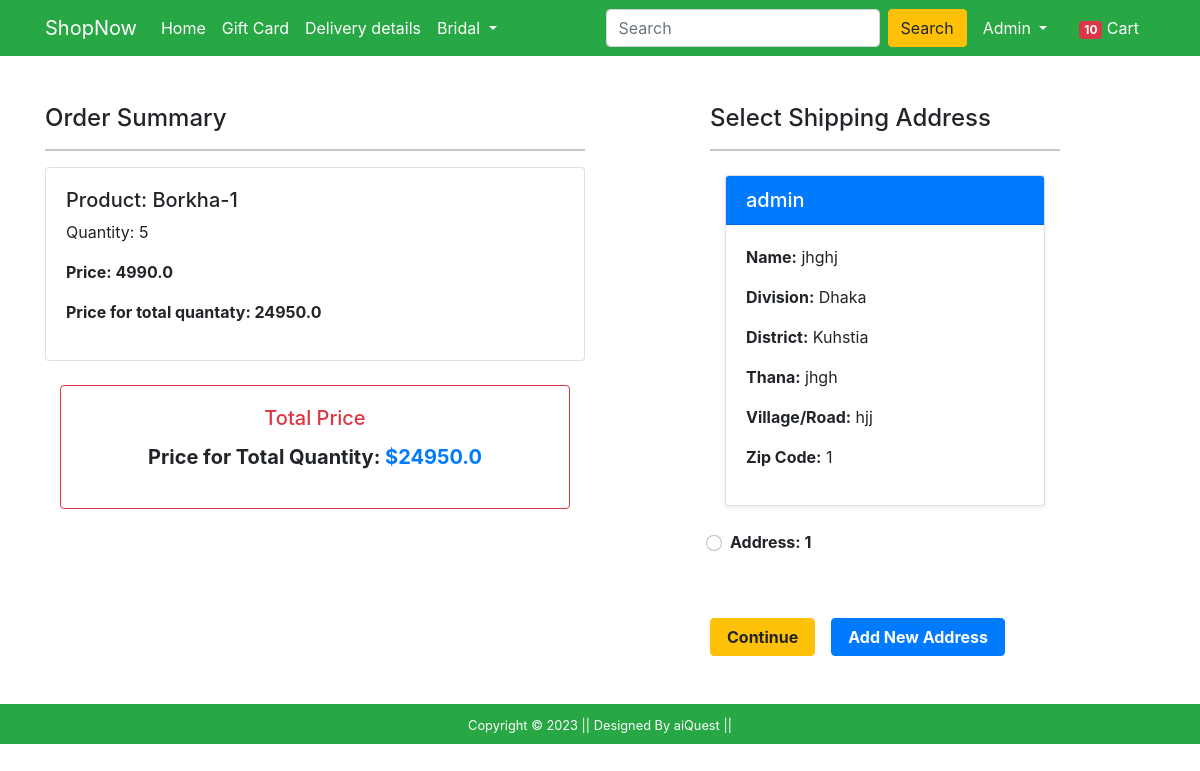
The app's page /checkout/ (signed in), older data.
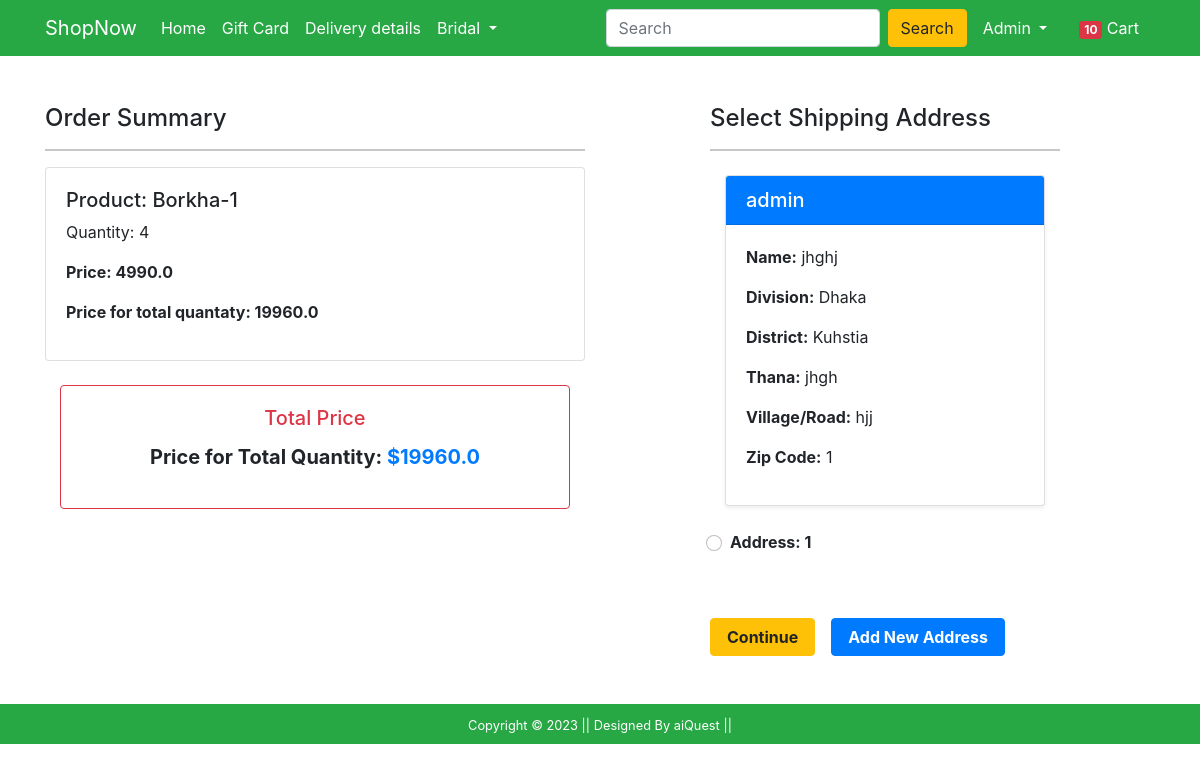
The same page, newer data.
### Shop/models.py (models this page shows, shortened)
class Cart(models.Model):
    user = models.ForeignKey(User, on_delete=models.CASCADE)
    product = models.ForeignKey(Product, on_delete=models.CASCADE)
    quantity = models.PositiveIntegerField(default=1)
    @property
    def total_price(self):
        return self.quantity * self.product.discounted_price

class Product(models.Model):
    title = models.CharField(max_length=100)
    selling_price = models.FloatField()
    discounted_price = models.FloatField()
    description = models.TextField()
    brand = models.CharField(max_length=100)
    category = models.CharField(choices=CATEGORY_CHOICES,max_length=2)
    product_image = models.ImageField(upload_to='productimg')

### Shop/views.py (the view)
# urls.py: path('checkout/', views.checkout, name='checkout'),
@login_required
def checkout(request):
 if request.user.is_authenticated:
    Customers = Customer.objects.filter(user=request.user)
    Carts = Cart.objects.filter(user=request.user)
    total_product = [product for product in Cart.objects.filter(user=request.user) ]
    total = 0
    for i in total_product:
        total += i.total_price
    return render(request, 'Shop/checkout.html', {'c':Customers , "carts":Carts , 'total':total})

### Shop/templates/Shop/checkout.html (shortened to what this page needs)
{% extends 'Shop/base.html' %}
{% load static %}
{% block main-content %}
<div class="container">
    <div class="row mt-5">
        <div class="col-sm-6">
            <h4>Order Summary</h4>
            <hr>
            {% for i in carts%}
            <div class="card mb-2">
                <div class="card-body">
                    <h5>Product: {{i.product.title}}</h5>
                    <p>Quantity: {{i.quantity}}</p>
                    <p class="fw-bold">Price: {{i.product.discounted_price}}</p>
                    <p class="fw-bold">Price for total quantaty: {{i.total_price}}</p>
                </div>
            </div>
            {% endfor %}
            <link href="https://maxcdn.bootstrapcdn.com/bootstrap/4.5.2/css/bootstrap.min.css" rel="stylesheet">
            <div class="container my-4">
                <div class="card border-danger">
                    <div class="card-body">
                        <h5 class="card-title text-center text-danger">Total Price</h5>
                        <p class="fw-bold text-center" style="font-size: 1.25rem;">
                            Price for Total Quantity: <span class="text-primary">${{ total }}</span>
                        </p>
                    </div>
                </div>
            </div>
        </div>
        <div class="col-sm-4 offset-sm-1">
            <h4>Select Shipping Address</h4>
            <hr>
            <form action="/payment" >
                {% if c %}
                {% for c in c %}
                <div class="container my-4">
                    <div class="card shadow-sm">
                        <div class="card-header bg-primary text-white">
                            <h5 class="mb-0">{{ request.user }}</h5>
                        </div>
                        <div class="card-body">
                            <p><strong>Name:</strong> {{ c.name }}</p>
                            <p><strong>Division:</strong> {{ c.division }}</p>
                            <p><strong>District:</strong> {{ c.district }}</p>
                            <p><strong>Thana:</strong> {{ c.thana }}</p>
                            <p><strong>Village/Road:</strong> {{ c.villorroad }}</p>
                            <p><strong>Zip Code:</strong> {{ c.zipcode }}</p>
                        </div>
                    </div>
                </div>
                <div class="form-check mt-2 mb-5">
                    <input class="form-check-input" type="radio" name="address" id="address{{forloop.counter }}"
                        value="{{ c.id }}">
                    <label class="form-check-label fw-bold" for="address{{ forloop.counter }}">
                        Address: {{ forloop.counter }}
                    </label>
                </div>
                {% endfor %}
                <div style="display: flex; gap : 1rem">
                    <button type="submit" class="btn btn-warning mt-3 px-3 fw-bold">Continue</button>
                    <a href="{% url 'profile' %}" class="btn btn-primary mt-3 px-3 fw-bold">Add New Address</a>
                </div>
            </form>
            {%else%}
            <p> You have on Address for order product</p>
            <div class="text-end">
                <a href="{% url 'profile' %}" class="btn btn-primary mt-3 px-5 fw-bold">Add Address</a>
            </div>
            {%endif%}
        </div>
    </div>
</div>
{% endblock main-content %}

Row changes from the older to the newer data that the page shows:
changed Cart "Borkha-1": quantity "5" → "4"; total_price "24950.0" → "19960.0"
Text that changed along with them:
{{ total }}: "24950.0" → "19960.0"
